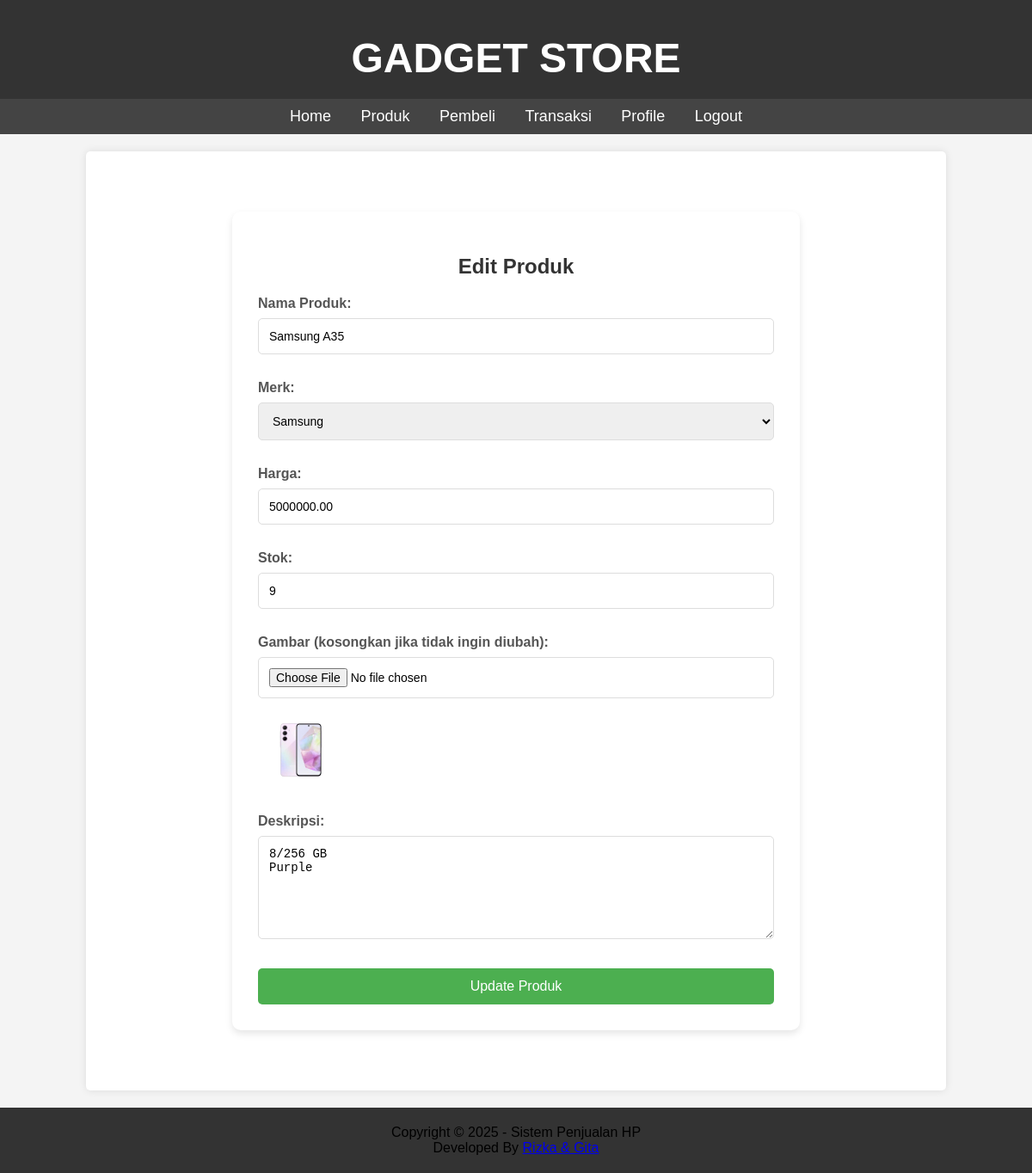
Screenshot of /admin/?adm=produkEdit&id=2 with the database file from the repository.
### tables this page shows
CREATE TABLE `produk` (
  `id_produk` int(11) NOT NULL,
  `nama_produk` varchar(50) NOT NULL,
  `merk` varchar(50) NOT NULL,
  `harga` decimal(10,2) NOT NULL,
  `stok` int(11) NOT NULL,
  `gambar` varchar(200) NOT NULL,
  `deskripsi` text NOT NULL
);

### admin/produkEdit.php (the view, shortened to what this page needs)
<?php
include('../koneksi/koneksi.php');
if (isset($_GET['id']) && !empty($_GET['id'])) {
    $id_produk = $_GET['id'];
    $query = "SELECT * FROM produk WHERE id_produk = '$id_produk'";
    $result = mysqli_query($koneksi, $query);
    $product = mysqli_fetch_assoc($result);
} else {
    echo "<script>alert('ID produk tidak tersedia!'); window.location.href='../admin/?adm=produk';</script>";
    exit;
}
?>
<!DOCTYPE html>
<html lang="id">
<head>
    <link rel="stylesheet" href="../css/style.css">
</head>
<body>
    <div class="form-container">
        <h2>Edit Produk</h2>
        <form action="produkEdit.php?id=<?php echo $product['id_produk']; ?>" method="POST" enctype="multipart/form-data">
            <div class="form-group">
                <label for="nama_produk">Nama Produk:</label>
                <input type="text" name="nama_produk" id="nama_produk" value="<?php echo $product['nama_produk']; ?>" required>
            </div>
            <div class="form-group">
                <label for="merk">Merk:</label>
                <select name="merk" id="merk" required>
                    <option value="Samsung" <?php if ($product['merk'] == 'Samsung') echo 'selected'; ?>>Samsung</option>
                </select>
            </div>
            <div class="form-group">
                <label for="harga">Harga:</label>
                <input type="number" name="harga" id="harga" value="<?php echo $product['harga']; ?>" required>
            </div>
            <div class="form-group">
                <label for="stok">Stok:</label>
                <input type="number" name="stok" id="stok" value="<?php echo $product['stok']; ?>" required>
            </div>
            <div class="form-group">
                <label for="gambar">Gambar (kosongkan jika tidak ingin diubah):</label>
                <input type="file" name="gambar" id="gambar" accept="image/*"><br>
                <img src="../uploads/<?php echo $product['gambar']; ?>" width="100" alt="Gambar Produk"><br>
            </div>
            <div class="form-group">
                <label for="deskripsi">Deskripsi:</label>
                <textarea name="deskripsi" id="deskripsi" required><?php echo $product['deskripsi']; ?></textarea>
            </div>
            <button type="submit" name="submit">Update Produk</button>
        </form>
    </div>
</body>
</html>

### css/stylesheet.css (style rules this page uses)
body { font-family: Arial, sans-serif; margin: 0; padding: 0; background-color: #f4f4f4; }

### css/style.css (style rules this page uses)
body { font-family: Arial, sans-serif; background-color: #f4f4f4; margin: 0; padding: 0; }
.form-container { background-color: #fff; padding: 30px; max-width: 600px; margin: 50px auto; border-radius: 10px; box-shadow: 0 4px 8px rgba(0, 0, 0, 0.1); }
h2 { text-align: center; color: #333; font-size: 24px; margin-bottom: 20px; }
.form-group { margin-bottom: 20px; }
label { font-size: 16px; font-weight: bold; color: #555; display: block; margin-bottom: 8px; }
input[type="text"], input[type="number"], select, textarea, input[type="file"] { width: 100%; padding: 12px; font-size: 14px; border: 1px solid #ddd; border-radius: 5px; margin-bottom: 10px; box-sizing: border-box; }
textarea { resize: vertical; height: 120px; }
button { background-color: #4CAF50; color: white; border: none; padding: 12px 20px; font-size: 16px; cursor: pointer; width: 100%; border-radius: 5px; }

### rows the page displays
produk: nama_produk "Samsung A35", merk "Samsung", harga "5000000.00", stok "9", gambar (picture), deskripsi "8/256 GB Purple"
